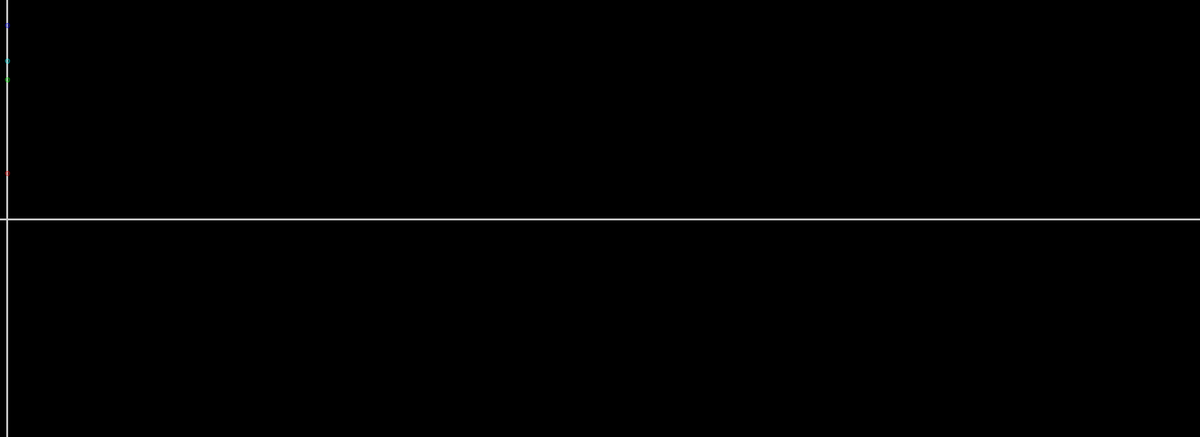
Frame 1 (no input)
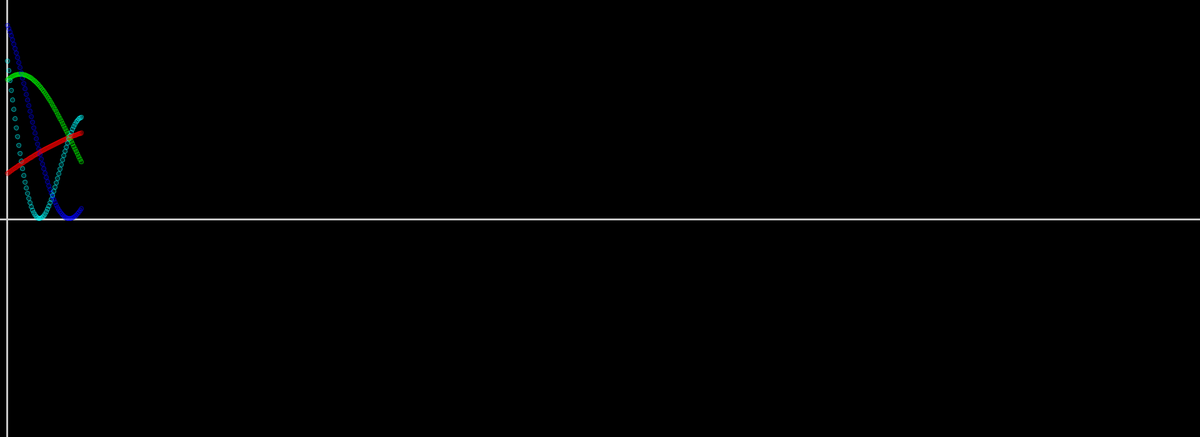
Frame 60 (the mouse pressed at the canvas centre just before this capture)
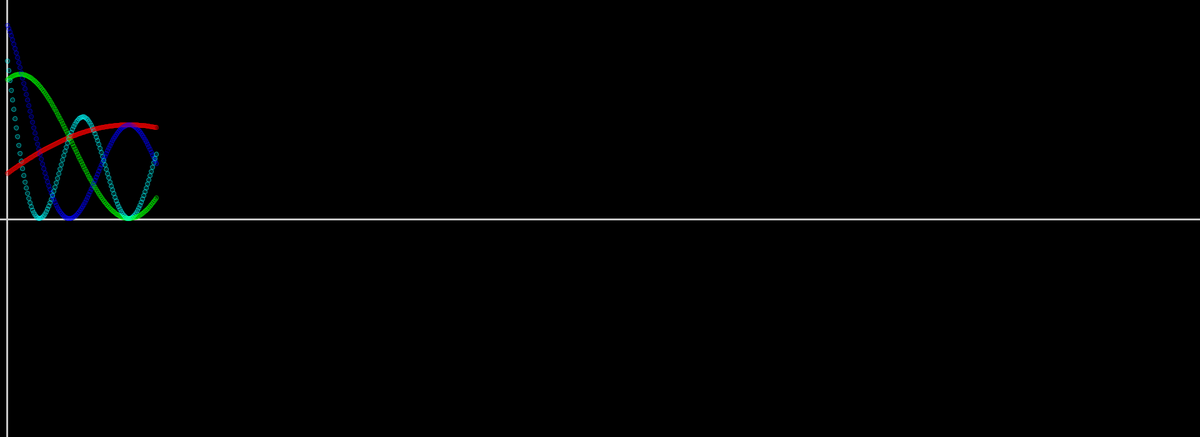
Frame 120 (the mouse held since frame 60 and released just before this capture)

The Processing sketch that drew these frames (run headless with seeded random() and noise(); from frame 60 on, the mouse is pressed at the canvas centre):

// Processing sketch: Fourier_Series_Exploration_3_Square_Wave_WithGrids
// ── Fourier_Series_Exploration_3_Square_Wave_WithGrids.pde
SineWave sampleSine;
float speed = 1;
float x;
float x1, x2, x3;

void setup() {
  size(1920, 700);
  smooth();
  background(0);
  x1 = width/2;
  x2 = height/2;
  x3 = 0;
  sampleSine = new SineWave(1, 90, 10, 150, 2, 7, 1, 0, 10); 
  //SineWave(n, x, L, An, speed, diameter, ampDiv, shiftWaveX,shiftWaveY)
  gridFunction();
}

void draw() {
  //background(0);
  sampleSine.OrbitalSineWave();
  sampleSine.OrbitalDisplay();
}

void gridFunction(){
  fill(200, 200, 200);
  stroke(200,200,200);
  rect(10,0, 2, height);
  rect(0,x2, width, 2);
}

// ── SineWave.pde
class SineWave {
  float n;
  float x;
  float L;
  float An; 
  float speed;
  float y;
  float diameter;
  float motion_X1, motion_X2, motion_X3, motion_X4;
  float ampDiv;
  float shiftWaveX, shiftWaveY;
  //float nextTerm;

  SineWave(float temp_n, float temp_x, float temp_L, float temp_An, float temp_speed, 
    float temp_diameter, float temp_ampDiv, float temp_shiftWaveX, float temp_shiftWaveY) {
    //SineWave(n, x, L, An, speed, diameter, ampDiv, shiftWaveX,shiftWaveY)
    n = temp_n;
    x = temp_x;
    L = temp_L;
    An = temp_An;
    speed = temp_speed;
    diameter = temp_diameter;
    ampDiv = temp_ampDiv;
    shiftWaveX = temp_shiftWaveX;
    shiftWaveY = temp_shiftWaveY;
    y = shiftWaveY; //shifts the starting postion of the graph to the right.
  }

  void OrbitalSineWave() {

    x += speed;
    y += speed;
    motion_X1 = SineFunction(x) + shiftWaveX; //moves the graph up and down, due to rotate(270) code.
    motion_X2 = MultipleSineFunction(x) + shiftWaveX; //moves the graph up and down, due to rotate(270) code.
    motion_X3 = AdditionSineFunction(x) + shiftWaveX; //moves the graph up and down, due to rotate(270) code.
    motion_X4 = DampedSineFunction(x) + shiftWaveX; //moves the graph up and down, due to rotate(270) code.
  } 
  void OrbitalDisplay() {
    translate(0, x2);
    rotate(radians(270));
    print("Sine: " + motion_X1 + ", ");
    print("Two Sines: " + motion_X2 + ", "); 
    println("Three Sines: " + motion_X3 + ", ");
    fill(255, 0, 0, 50);
    stroke(255, 0, 0, 150);
    ellipse(motion_X1, y, diameter, diameter);
    fill(0, 255, 0, 50);
    stroke(0, 255, 0, 150);
    ellipse(motion_X2, y, diameter, diameter);
    fill(0, 0, 255, 50);
    stroke(0, 0, 255, 150);
    ellipse(motion_X3, y, diameter, diameter);
    fill(0, 255, 255, 50);
    stroke(0, 255, 255, 150);
    ellipse(motion_X4, y, diameter, diameter);
  }
  float SineFunction(float motionValue) {
    float motionX = (An/ampDiv)*sin(n*PI*radians(motionValue)/L);
    return motionX;
  }
  float MultipleSineFunction(float motionValue) {
    float AddedSineMotion = (An/ampDiv)*sin((n+2)*PI*radians(motionValue)/L)+SineFunction(x);
    return AddedSineMotion;
  }
  float AdditionSineFunction(float motionValue) {
    float AddedSineMotion = (An/ampDiv)*sin((n+4)*PI*radians(motionValue)/L)+MultipleSineFunction(x);
    return AddedSineMotion;
  }
  float DampedSineFunction(float motionValue) {
    float AddedSineMotion = ((An/ampDiv))*sin((n+6)*PI*radians(motionValue)/L)+AdditionSineFunction(x);
    return AddedSineMotion;
  }
}
